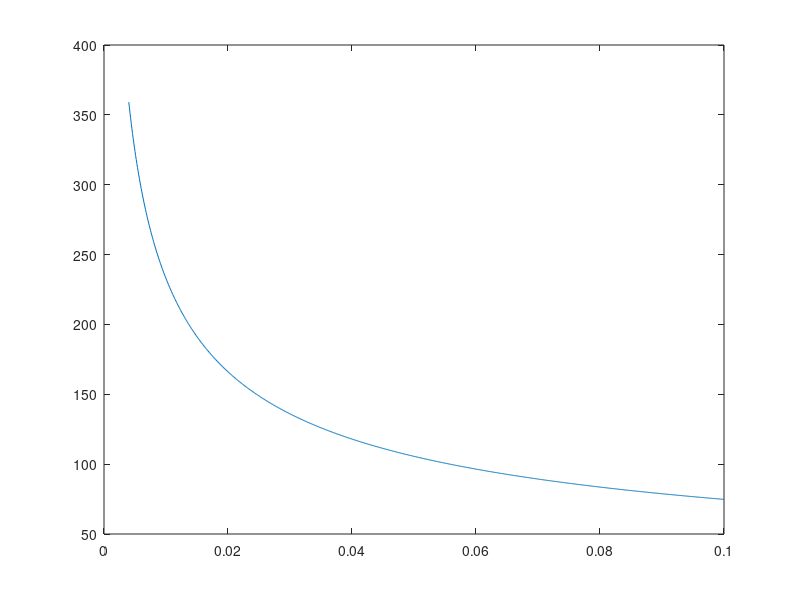

The MATLAB source for this figure: (Note: this script raises an error after producing the figure.)
% ***********************************************************************
%           FEM MODEL OF A PLATE USING RECTANGULAR ELEMENTS 
%                 Ismael Rodríguez Sesma, ETSIAE
% ***********************************************************************

clc;clear;close all;

%% MASIC AND GEOMETRIC DATA

plate.E = 3.29E9; plate.nu = 0.3;
plate.a = 0.168; plate.b = 0.169;                           % Plate's dimensions
plate.t = 0.004;                                            % Plate's thickness
plate.m = 0.130;                                            % Plate's mass
plate.rho = plate.m/plate.a/plate.b/plate.t;                % Plate's density
plate.rhos = plate.rho*plate.t;                             % Plate's surface density
plate.rhol = plate.rhos*plate.b;
plate.I = plate.t^3/12;                                     % Plate's inertia
plate.G = plate.E/2/(1 + plate.nu);
plate.D = plate.E*plate.t^3/12/(1 - plate.nu^2);
plate.beam_thickness = 0.001;                                   % Width of the tongue                               
plate.Leissa = plate.a^2*sqrt(plate.rhos/plate.D);          % Parameter defined in Leissa
acc_mass = 0.009;                                           % Mass of the accelerometers
plate.thread_K = 2800;                                      % Stiffness of the thread in the test                                     

%% NUMERIC INTEGRATION DATA (Gauss-Legendre)

% n = 1 quadrature
chi_ip.f = 0;   % Integration point coordinate
w_ip.f = 2;     % Integration weight
% n = 2 quadrature
chi_ip.s = [-1 1]*1/sqrt(3);    
w_ip.s = [1 1];    
% Integration order
iob = 2;     % Bending matrix  
ios = 1;     % Shear matrix
iof = 1;     % Force vector

%% TMD DIMENSIONS AND DESIGN

tmd.elements = 4; tmd.beam_elements = 6;                                            % Distribution of elements in the damper
tmd.L = 0.005;                                                                      % Element length
tmd.width = 0.01;                                                                   % Element width
tmd.Leff = tmd.beam_elements*tmd.L + tmd.elements*tmd.L/2;                          % Effective length
tmd.ml = plate.rho*plate.beam_thickness*tmd.beam_elements*tmd.L*tmd.width;          % Mass of the tongue
tmd.I = tmd.width*plate.beam_thickness^3/12;                                        % Inertia of the tongue
tmd.t = 0.004:0.0001:0.1;                                                           % Thickness of the TMD (design variable)              

w0 = zeros(length(tmd.t),1);
for i = 1:length(tmd.t)
     w0(i,:) = sqrt(3*plate.E*tmd.I/tmd.Leff^3/(33*tmd.ml/140 + plate.rho*tmd.elements*tmd.L*tmd.width*tmd.t(i)));
end

figure(1)
title('Election of tip width')
xlabel('Width of the extra mass')
ylabel('Resonance frequency')
plot(tmd.t,w0)

plate.tmd = 0.1;

%% INPUT DATA AND MESH

ne_x = 34;                                              % Number of elements in X
ne_y = round(ne_x/plate.a*plate.b);                     % Number of elements in Y (keep the elements as square as possible)
dofn = 3;                                               % DOF per node

% Mesh to mitigate first mode of the free-free beam
empty_elements = zeros(19,19);
for i = 1:11                  % Elements that are not in the model
    if i == 11
        empty = (i*ne_x+2):((i+1)*ne_x-5);
        no_empty(:,1) = (i*ne_x+6):6:((i+1)*ne_x-9);
        no_empty(:,2) = (i*ne_x+7):6:((i+1)*ne_x-9);

        empty = setxor(empty,no_empty);
    else
        empty = (i*ne_x+2):3:((i+1)*ne_x-5);
    end
    empty_elements(i,1:length(empty)) = empty;
    
    j = i + 21;               % Second row of TMD      
    if j == ne_x-2
        empty = (j*ne_x+2):((j+1)*ne_x-5);
        no_empty(:,1) = (j*ne_x+6):6:((j+1)*ne_x-9);
        no_empty(:,2) = (j*ne_x+7):6:((j+1)*ne_x-9);

        empty = setxor(empty,no_empty);
    else
        empty = (j*ne_x+2):3:((j+1)*ne_x-5);
    end
    empty_elements(j,1:length(empty)) = empty;
end

% Elements of the beams
beam_elements = zeros(); 
for i = 1:10               
    beam = (i*ne_x+3):((i+1)*ne_x-6);
    empty = (i*ne_x+5):3:((i+1)*ne_x-8);
    no_beam(:,1) = (i*ne_x+6):6:((i+1)*ne_x-10);
    no_beam(:,2) = (i*ne_x+7):6:((i+1)*ne_x-9);
 
    beam = setxor(beam,no_beam);
    beam = setxor(beam,empty);
    beam_elements(i,1:length(beam)) = beam;
    
    j = i + 21;                
    beam = (j*ne_x+3):((j+1)*ne_x-6);
    empty = (j*ne_x+5):3:((j+1)*ne_x-8);
    no_beam(:,1) = (j*ne_x+6):6:((j+1)*ne_x-10);
    no_beam(:,2) = ((j*ne_x+7):6:((j+1)*ne_x-9));

    beam = setxor(beam,no_beam);
    beam = setxor(beam,empty);
    beam_elements(j,1:length(beam)) = beam;
end

empty_elements = nonzeros(empty_elements);
beam_elements = nonzeros(beam_elements);

% Elements that act as Tunned Mass Dumper
% tmd_elements = [beam_elements(4:5:69),beam_elements(5:5:70)];
% tmd_elements = reshape(tmd_elements,[28,1]);

% Decomment to simulate uniform plate
empty_elements = 0; beam_elements = 0; 
tmd_elements = 0;                

% beam_elements = setxor(beam_elements,tmd_elements);
acc_elements = [1 1136 1137 1138];                          % Elements where the accelerometers are placed
thread_nodes = [1124 1155];                                 % Nodes where the thread is placed
thread_DOF = 3*thread_nodes;

% Decoment to simulate uniform plate
acc_elements = [0 0 0 0]; 
thread_nodes = [0 0]; 
thread_DOF = 3*thread_nodes;

% General mesh
structure = CreateMesh(plate.a, plate.b,ne_x,ne_y);                         % Mesh definition
% PlotMesh(structure.mesh.nodes.coords,structure.mesh.elements.nodes)         % Mesh plot

nne = 4;                                                % Number of nodes per element
ne = length(structure.mesh.elements.id);                % Number of elements
nn = length(structure.mesh.nodes.id);                   % Number of nodes
nn_sx = ne_x + 1;                                       % Number of nodes per side in x
nn_sy = ne_y +1;                                        % Number of nodes per side in y 
DOF = dofn*nn;                                          % DOF of the plate
vdof = (1:DOF)';                                        % Vector containing all the DOF of the plate

% Load applied
P = 1;                                          
xp = 0.5; yp = 0.5;                                     % Position of the applied load (% of the length)

f = 2000;                                               % Maximum frequency
vf = (1:f);                                             % Vector of frequencies

% Location of the load
ixf = round(xp*plate.a/(plate.a/ne_x)) + 1;
iyf = round(yp*plate.b/(plate.b/ne_y)) + 1;
node_p = (ne_x + 1)*(iyf - 1) + ixf;

% Boundary conditions for the plate: ff (free-free), cc (clamped) or ss (simply supported)
solve = 'ff';

fprintf('Mesh finished\n');

%% CONNECTIVITY

coord_nx = 0:plate.a/(nn_sx-1):plate.a;         % X coordinates
coord_ny = 0:plate.b/(nn_sy-1):plate.b;         % Y coordinates
[X,Y] = meshgrid(coord_nx,coord_ny);            % Mesh of the plate

coord_n = zeros(nn_sy,2*nn_sx);
coord_n(:,1:2:end) = X;
coord_n(:,2:2:end) = Y;

coord_n = reshape(coord_n,[nn_sy,2,nn_sx]);       % X coordinates are in the first column and Y coordinates in the second

% Vector with the relative position of every element of the plate
row_col = zeros(ne,2);
for e  = 1:ne
    row_col(e,1) = floor((e-1)/ne_x) + 1;
    row_col(e,2) = mod((e-1),ne_x) + 1;
end

% Connectivity matrix
connectivity = zeros(2,2,ne);
for e = 1:ne
    node(1) = (ne_x + 1)*(row_col(e,1) - 1) + row_col(e,2);
    node(2) = (ne_x + 1)*(row_col(e,1) - 1) + row_col(e,2) + 1;
    node(3) = (ne_x + 1)*row_col(e,1) + row_col(e,2);
    node(4) = (ne_x + 1)*row_col(e,1) + row_col(e,2) + 1;

    connectivity(:,:,e) = [node(1) node(2); node(3) node(4)];
end

%% STIFFNESS, INERTIA AND FORCE MATRICES

% Initialization of required matrices
K = zeros(DOF); M = zeros(DOF);F = zeros(DOF,1);
D_b = plate.I*plate.E/(1 - plate.nu^2)*[1 plate.nu 0; plate.nu 1 0; 0 0 (1 - plate.nu)/2];  % The inertia is included to take into account the thikness of the plate
D_s = plate.G*plate.t*5/6*[1 0; 0 1];
index = zeros(2);

for e = 1:ne
   index = connectivity(:,:,e);

   x2 = coord_n(floor((e-1)/ne_x) + 2,1,mod((e-1),ne_x) + 2); x1 = coord_n(floor((e-1)/ne_x) + 2,1,mod((e-1),ne_x) + 1);
   y2 = coord_n(floor((e-1)/ne_x) + 2,2,mod((e-1),ne_x) + 2); y1 = coord_n(floor((e-1)/ne_x) + 1,2,mod((e-1),ne_x) + 2);
   
   xe = x2 - x1; ye = y2 - y1;                                                  % Lengths of the element on both directions
   detJe = xe*ye/4;                                                             % Transformation's Jacobian
   dofe = [index(1,1)*dofn - 2 index(1,1)*dofn - 1 index(1,1)*dofn...           % DOF of the element
           index(1,2)*dofn - 2 index(1,2)*dofn - 1 index(1,2)*dofn...
           index(2,2)*dofn - 2 index(2,2)*dofn - 1 index(2,2)*dofn...
           index(2,1)*dofn - 2 index(2,1)*dofn - 1 index(2,1)*dofn];

    if ismember(e,empty_elements)
        Kbe = zeros(dofn*nne);
        Kse = zeros(dofn*nne);
        Me = zeros(dofn*nne);
    else

        if ismember(e,beam_elements)                                     % Recalculate Di for the elements with less mass
            plate.t = plate.beam_thickness;
            plate.I = plate.t^3/12;
            D_b = plate.I*plate.E/(1 - plate.nu^2)*[1 plate.nu 0; plate.nu 1 0; 0 0 (1 - plate.nu)/2];
            D_s = plate.G*plate.t*5/6*[1 0; 0 1];

        elseif ismember(e,tmd_elements)                                     % Recalculate Di for the elements with extra mass
            plate.t = plate.tmd;
            plate.I = plate.t^3/12;
            D_b = plate.I*plate.E/(1 - plate.nu^2)*[1 plate.nu 0; plate.nu 1 0; 0 0 (1 - plate.nu)/2];
            D_s = plate.G*plate.t*5/6*[1 0; 0 1];

        else
            plate.t = plate.t;
            plate.I = plate.t^3/12;
            D_b = plate.I*plate.E/(1 - plate.nu^2)*[1 plate.nu 0; plate.nu 1 0; 0 0 (1 - plate.nu)/2];
            D_s = plate.G*plate.t*5/6*[1 0; 0 1];
        end

        % Bending matrix
        Kbe = zeros(dofn*nne);                                          % Initialization of element bending matrix
    
        for i = 1:iob
            xi = chi_ip.s(i);
            for j = 1:iob
                eta = chi_ip.s(j);                                      % Value of interpolation points
                weigth = w_ip.s(i);                                     % Weight of interpolation
                [~,dNdxi,dNdeta] = ShapeFunctions(xi,eta);              % Shape functions and derivatives 
                % Bending kinematic matrix
                B_b = [0 0 -dNdxi(1)*2/xe 0 0 -dNdxi(2)*2/xe 0 0 -dNdxi(3)*2/xe 0 0 -dNdxi(4)*2/xe;
                       0 dNdeta(1)*2/ye 0 0 dNdeta(2)*2/ye 0 0 dNdeta(3)*2/ye 0 0 dNdeta(4)*2/ye 0; 
                       0 dNdxi(1)*2/ye -dNdeta(1)*2/xe 0 dNdxi(2)*2/ye -dNdeta(2)*2/xe 0 dNdxi(3)*2/ye -dNdeta(3)*2/xe 0 dNdxi(4)*2/ye -dNdeta(4)*2/xe]; 
                % Bending matrix of the element
                Kbe = Kbe + B_b'*D_b*B_b*detJe*weigth*weigth;                        % The weights are in both xi and eta
            end
        end
    
        % Shear matrix
        Kse = zeros(dofn*nne);                              % Initialization of element shear matrix
    
        % Selective integration allows to integrate the shear component with order 1 instead of 2
        xi = chi_ip.f; eta = chi_ip.f;weigth = w_ip.f;
        [N,dNdxi,dNdeta] = ShapeFunctions(xi,eta);              % Shape functions and derivatives
        % Shear kinematic matrix
        B_s =[dNdxi(1)*2/xe 0 N(1) dNdxi(2)*2/xe 0 N(2) dNdxi(3)*2/xe 0 N(3) dNdxi(4)*2/xe 0 N(4);
              dNdeta(1)*2/ye -N(1) 0 dNdeta(2)*2/ye -N(2) 0 dNdeta(3)*2/ye -N(3) 0 dNdeta(4)*2/ye -N(4) 0];
    
        % Shear matrix of the element
        Kse = Kse + B_s'*D_s*B_s*detJe*weigth*weigth;

        % Inertia matrix (lumped mass)
        me = plate.rho*plate.t*xe*ye;                           % Mass of the element
        Me = zeros(dofn*nne);
% If no aditional masses are placed decomment      
% Me(1,1) = me/4; Me (4,4) = me/4; Me(7,7) = me/4; Me(10,10) = me/4;
        if isequal(e,acc_elements(1))
            Me(1,1) = me/4 + acc_mass;

        elseif isequal(e,acc_elements(2))
            Me(10,10) = me/4 + acc_mass;
            
        elseif isequal(e,acc_elements(3))
            Me(7,7) = me/4 + acc_mass/2;
            Me(10,10) = me/4 + acc_mass/2;
            
        elseif isequal(e,acc_elements(4))
            Me(7,7) = me/4 + acc_mass;

        else
            Me(1,1) = me/4; Me (4,4) = me/4; Me(7,7) = me/4; Me(10,10) = me/4;

        end
    end

        % Stiffness matrix of the element
        Ke = Kbe + Kse;                                     
        % Global stiffness matrix
        K(dofe,dofe) = K(dofe,dofe) + Ke;
        % Global inertia matrix
        M(dofe,dofe) = M(dofe,dofe) + Me;
end

% Load vector
F(3*node_p - 2,1) = P;

%% STATIC PROBLEM ([K]*u = [F])

u = zeros(dofn*nn,1);

% Boundary conditions for simply suported beam
k1 = find(structure.mesh.nodes.coords == 0); k2 = find(structure.mesh.nodes.coords == plate.a);

bc_X = k1(1:nn_sy);                             % Nodes along X = 0
bc_Y = k1(nn_sy+1:end) - nn;                    % Nodes along Y = 0
bc_xL = k2(1:nn_sy);                            % Nodes along X = L
bc_yL = k2(nn_sy+1:end) - nn/nn_sy*nn_sx;       % Nodes along Y = L

switch solve
    case 'ff'
        % Boundary conditions
        rdof = 0;
        fdof = (1:DOF)';
        
    case 'ss'
        % Boundary conditions
        rdof = unique([bc_X.*dofn-2; bc_Y.*dofn-2; bc_xL.*dofn-2; bc_yL.*dofn-2],"rows");   % Restricted DOF
        fdof = vdof;                             % Free DOF
    
        for i = 1:length(rdof)
            ip = rdof(i);
            fdof(ip) = vdof(ip) - rdof(i);
        end
        fdof = find(fdof > 0);

    case 'cc'
        % Boundary conditios
        rdof = unique([bc_X.*dofn-2; bc_X.*dofn-1; bc_X.*dofn; ...
                      bc_Y.*dofn-2; bc_Y.*dofn-1; bc_Y.*dofn; ...
                      bc_xL.*dofn-2; bc_xL.*dofn-1; bc_xL.*dofn; ...
                      bc_yL.*dofn-2; bc_yL.*dofn-1; bc_yL.*dofn],"rows");
        fdof = vdof;                           
    
        for i = 1:length(rdof)
            ip = rdof(i);
            fdof(ip) = vdof(ip) - rdof(i);
        end
        fdof = find(fdof > 0);

end           

 % Solve the system
 K_FF = K(fdof,fdof);         % Stiffness matrix in free DOF

 % Add the threads to simulate the real test
%  K_FF(thread_DOF(1) - 2, thread_DOF(1) - 2) = K_FF(thread_DOF(1) - 2, thread_DOF(1) - 2) + plate.thread_K/2;
%  K_FF(thread_DOF(2) - 2, thread_DOF(2) - 2) = K_FF(thread_DOF(2) - 2, thread_DOF(2) - 2) + plate.thread_K/2;

%  K_FR = K(fdof,rdof);         % If restricted DOF are needed
 M_FF = M(fdof,fdof);         % Mass matrix in free DOF
 F_F = F(fdof,1);             % Force vector in free DOF

 fprintf('Matrices computed\n');
     
% Solve the system for restricted  DOF 
% u_F = K_FF\F_F;                    % Displacements in free DOF
% u(fdof,1) = u_F;
%         
% F_R = K_FR'*u_F;                   % Reactions in supports 
% 
% w = u(1:3:DOF);
% thetax = u(2:3:DOF);
% thetay = u(3:3:DOF);

%% PLOTS OF STATIC PROBLEM
% 
% % Plots the displacement and angles of the plate in 2D
% figure('Color','white','units','normalized','outerposition',[0.3 0.3 0.5 0.6])
% t = tiledlayout(1,3);
% t.TileSpacing = 'compact';
% t.Padding = 'compact';
% labels= {'Vertical Displacement (mm)','\theta_x (º)','\theta_y (º)'};
% % Initialization of the required matrices
% out = [w,rad2deg(thetax),rad2deg(thetay)];
% nd = zeros();
% for c=1:3
%     nexttile(c)
%     X = zeros(size(structure.mesh.elements.nodes,2),length(structure.mesh.elements.nodes)) ;
%     Y = zeros(size(structure.mesh.elements.nodes,2),length(structure.mesh.elements.nodes)) ;
%     profile = zeros(size(structure.mesh.elements.nodes,2),length(structure.mesh.elements.nodes)) ;
%     for iel=1:length(structure.mesh.elements.nodes)   
%         for i=1:size(structure.mesh.elements.nodes,2)
%         nd(i)=structure.mesh.elements.nodes(iel,i);       
%         X(i,iel)=structure.mesh.nodes.coords(nd(i),1);    
%         Y(i,iel)=structure.mesh.nodes.coords(nd(i),2);    
%         end   
%         profile(:,iel) = out(nd',c) ;         
%     end
%     fill(X,Y,profile)
%     colorbar
%     axis equal
%     xlabel('x (m)')
%     ylabel('y (m)')
%     title(labels{c})
% end
% 
% % Plots the 3D plate deformed
% figure('Color','white','units','normalized','outerposition',[0.3 0.3 0.5 0.6])
% X = zeros(size(structure.mesh.elements.nodes,2),length(structure.mesh.elements.nodes)) ;
% Y = zeros(size(structure.mesh.elements.nodes,2),length(structure.mesh.elements.nodes)) ;
% Z = zeros(size(structure.mesh.elements.nodes,2),length(structure.mesh.elements.nodes)) ;
% profile = zeros(size(structure.mesh.elements.nodes,2),length(structure.mesh.elements.nodes)) ;
% for iel=1:length(structure.mesh.elements.nodes)   
%     for i=1:size(structure.mesh.elements.nodes,2)
%     nd(i)=structure.mesh.elements.nodes(iel,i);       
%     X(i,iel)=structure.mesh.nodes.coords(nd(i),1);    
%     Y(i,iel)=structure.mesh.nodes.coords(nd(i),2);    
%     end
%     Z(:,iel)=w(nd);                 
% end
% fill3(X,Y,Z*1000,Z*1000)
% colorbar
% xlabel('x (m)')
% ylabel('y (m)')
% zlabel('z (mm)')
% title('Vertical displacement on the deformed mesh (mm)')
% 
% figure()
% plot3(structure.mesh.nodes.coords(:,1),structure.mesh.nodes.coords(:,2),w,'.')

%% DYNAMIC SYSTEM (q0[[K] - Ω^2[M]] = p0)

% q0 = zeros(DOF,f); q0_F = zeros(length(fdof),f);
% 
% for i = 1:f
%     D_FF(:,:) = (K_FF - (2*pi*i)^2*M_FF);
%     q0_F(:,i) = D_FF(:,:)\F_F;
%     q0(fdof,i) = q0_F(:,i);
% end
% fprintf('Dynamic system computed\n')

%% PLOTS OF DYNAMIC SYSTEM
 
% % Amplitude vs Frequency
% Q0 = squeeze(q0(943,:));
% Q1 = squeeze(q0(1,:));
% figure()
% semilogy(vf,abs(Q0))
% title("Amplitude Bode Diagram")
% 
% figure()
% semilogy(vf,abs(Q1))
% 
% figure()
% semilogy(vf,abs(Q0./Q1))
% 
% % Angular offset vs Frequency
% figure()
% plot(vf,unwrap(angle(Q0)))
% 
% fprintf('Plots of a displacement obtained\n')

% Solve the system via eigs

[PSI,d] = eigs(K_FF,M_FF, 8, "smallestabs");          % 8 eigs are computed to obtain first 4 non-zero
[f0,order] = sort(sqrt(sum(d,1))/2./pi);              % Sort in order and transform in Hz

disp('Natural frequencies:')
disp(['   ' num2str(f0(3)) ' Hz, ' num2str(f0(4)) ' Hz, ' num2str(f0(5)) ' Hz, ' num2str(f0(6)) ' Hz, ' num2str(f0(7)) ' Hz, ' num2str(f0(8)) ' Hz'])

% Eigenvectors
PSI_f = PSI(:,order);
PSI_g = zeros(DOF,size(PSI_f,2));
PSI_g(fdof,:) = PSI_f;                  % Shape modes                              

fprintf('Natural frequencies and eigenvectors obtained\n');

%% PLOTS OF SHAPE MODES

% 3D plot
% 
figure('Color','white','units','normalized','outerposition',[0 0 1 1])
modestoview = 6;
Ts = 1./f0(3:size(f0,2));
vt = (0:min(Ts)/20:1*min(Ts)); 

% for t=1:length(vt)                                  % Loop to animate the movement
    for c=3:modestoview+2                           % For each mode considered       
        s(c-2) = subplot(2,modestoview/2,c-2);      % Plot dimension
        hold on
        out = PSI_g(1:3:end,c);                     % Components of mode shapes on vertical DOF
        maxout = max(max(abs(out)));
        
        X = zeros(size(structure.mesh.elements.nodes,2),length(structure.mesh.elements.nodes));
        Y = zeros(size(structure.mesh.elements.nodes,2),length(structure.mesh.elements.nodes));
        profile = zeros(size(structure.mesh.elements.nodes,2),length(structure.mesh.elements.nodes));       % Each node, each element

        % Loop for each mode shape that defines the position of each 
        % point and for each point its value in the mode shape vector

        for iel=1:length(structure.mesh.elements.nodes)     % Each element is run 
            for i=1:size(structure.mesh.elements.nodes,2)       % Each node of the element is run
                nd(i)=structure.mesh.elements.nodes(iel,i);          % Node in consideration       
                X(i,iel)=structure.mesh.nodes.coords(nd(i),1);       % X-coordinate of the node       
                Y(i,iel)=structure.mesh.nodes.coords(nd(i),2);       % Y-coordinate of the node  
            end   
            profile(:,iel) = out(nd');      % Vector containing the value of the mode shape for each node         
        end

        profile = profile/maxout*0.1*max(plate.a,plate.b);      % Rescalate the vector
       %Decoment to see animation 
       %fill3(X,Y,profile*sin(2*pi*f0(c)*vt(t)),profile*sin(2*pi*f0(c)*vt(t)))
        fill3(X,Y,profile,profile*sin(2*pi*f0(c)))
        colorbar
        axis equal
        xlabel('x (m)',Interpreter='latex')
        ylabel('y (m)',Interpreter='latex')
        view(30,30)
        set(gca,'ZLim',[-0.1*max(plate.a,plate.b),0.1*max(plate.a,plate.b)])
        title(['Mode ' num2str(c) ', $f_0=$' num2str(round(f0(c),1)) ' Hz'],Interpreter="latex")
        set(gca,'FontSize',14,'TickLabelInterpreter','latex')
     end
%     drawnow;                            % Limited to 20 fps
%     if t<length(vt)
%         for m = 1:modestoview
%             cla(s(m));
%         end
%     end            
% end


%% 2D plot

figure('Color','white','units','normalized','outerposition',[0 0 1 1])
modestoview = 6;

for c=5:modestoview+2                           
    s(c-2) = subplot(2,modestoview/2,c-2);      
    hold on
    out = PSI_g(1:3:end,c);                     
    maxout = max(max(abs(out)));
        
    X = zeros(size(structure.mesh.elements.nodes,2),length(structure.mesh.elements.nodes));
    Y = zeros(size(structure.mesh.elements.nodes,2),length(structure.mesh.elements.nodes));
    profile = zeros(size(structure.mesh.elements.nodes,2),length(structure.mesh.elements.nodes)); 
    
    x_plot = linspace(0,plate.a,35);
    y_plot = linspace(0, plate.b, 35);

    [Xp,Yp] = meshgrid(x_plot, y_plot);
    Zp = zeros(35,35);
    
    for iel=1:length(structure.mesh.elements.nodes)     
        for i=1:size(structure.mesh.elements.nodes,2)   
            nd(i)=structure.mesh.elements.nodes(iel,i); 
            X(i,iel)=structure.mesh.nodes.coords(nd(i),1);
            Y(i,iel)=structure.mesh.nodes.coords(nd(i),2);
        end   
        profile(:,iel) = out(nd');     
    end

    %profile = profile/maxout*0.1*max(plate.a,plate.b);      % Rescalate the vector
    contour(X,Y,profile)
%     contour(X,Y,profile,[0 0 0],ShowText="on")
    axis equal
    xlabel('x (m)',Interpreter='latex')
    ylabel('y (m)',Interpreter='latex')
    title(['Mode ' num2str(c) ', $f_0=$' num2str(round(f0(c),1)) ' Hz'],Interpreter="latex")
    set(gca,'FontSize',14,'TickLabelInterpreter','latex')
end


%% VALIDATION (LEISSA)

table_ss = [19.7329 49.348 49.348 78.9568];        % Leissa values for a ss plate
freq_ss = table_ss/plate.Leissa/2/pi;

table_ff = [13.489 19.789 24.432 35.024];          % Leissa values for a ff plate
freq_ff = table_ff/plate.Leissa/2/pi;

disp('Leissa frequencies for FFFF plate:')
disp(['    ' num2str(freq_ff(1)) ' Hz, '  num2str(freq_ff(2)) ' Hz  ', num2str(freq_ff(3)) ' Hz  ', num2str(freq_ff(4)) ' Hz  '])

%% EXPERIMENTAL RESULTS

f = [134 254 324];                  % Resonance frequencies obtained in test
E_ref_a = E_ISO(plate.a,plate.rhol,plate.I,f);
E_ref_b = E_ISO(plate.b,plate.rhol,plate.I,f);

%% FUNCTIONS

function E_I = E_ISO(L,rhom,Ixx,f)                           % Young's modulus with ISO-6940 method
    lambda = [1.87510 4.69410 7.85476];
    E_I = rhom/Ixx*(2*pi*(L/2)^2*f./lambda.^2).^2*1E-9;
end

